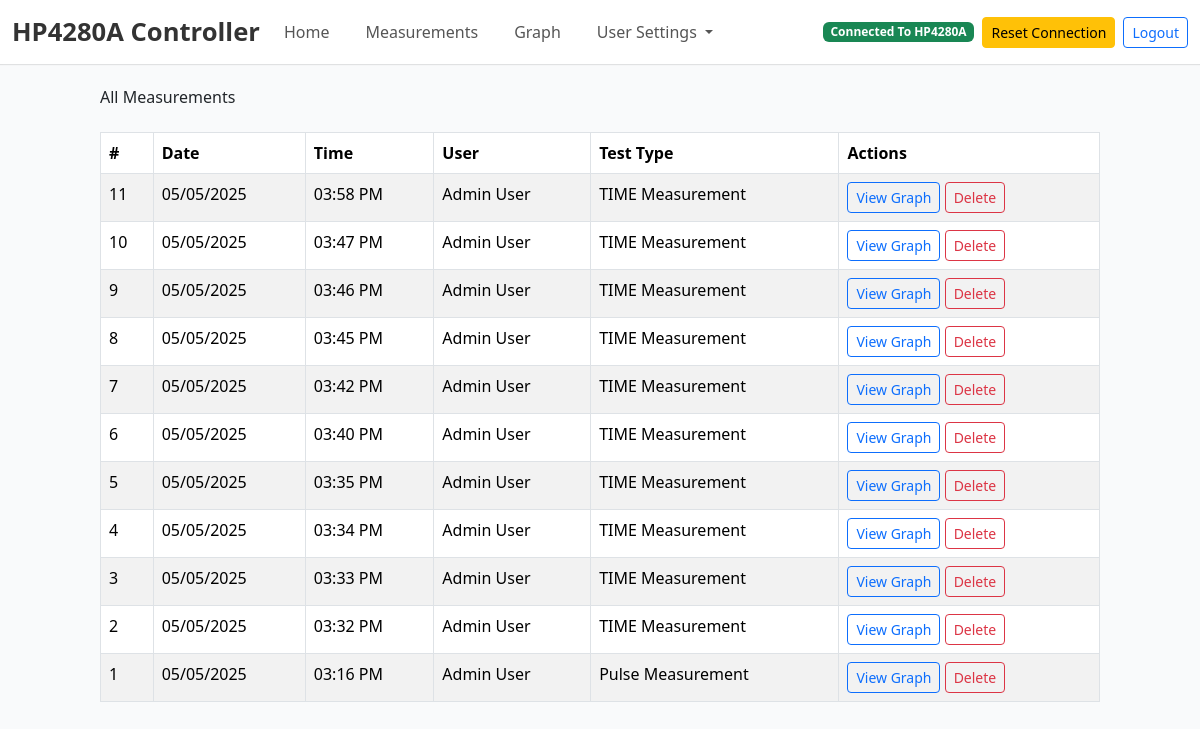
Page /admin_measure (signed in) on the committed database.
### tables this page shows
CREATE TABLE measurements (
            measurement_id INTEGER PRIMARY KEY AUTOINCREMENT,
            date_recorded DATE NOT NULL,
            time_recorded TIME NOT NULL,
            user_id INTEGER NOT NULL,
            test_type TEXT NOT NULL,
            csv_file_path TEXT,
            FOREIGN KEY (user_id) REFERENCES users (id)
        );

### main.py (the view)
@app.route('/admin_measure', methods=["GET"])
def admin_measure():
    if 'email' not in session:
        flash("Please log in to access this page.", "error")
        return redirect(url_for("login"))
    user = get_user_by_email(session['email'])
    if not user:
        flash("User not found. Please log in again.", "error")
        return redirect(url_for("login"))
    if user[5] == 0:  # Check the `is_admin` value
        flash("You do not have permission to access this page.", "error")
        return redirect(url_for("home"))
    conn = sqlite3.connect(DB_path)
    cursor = conn.cursor()
    cursor.execute('''
        SELECT m.measurement_id, m.date_recorded, m.time_recorded, u.first_name || ' ' || u.last_name AS full_name, m.test_type
        FROM measurements m
        JOIN users u ON m.user_id = u.id
        ORDER BY m.date_recorded DESC, m.time_recorded DESC
    ''')
    measurements = cursor.fetchall()
    conn.close()
    return render_template("admin_measure.html", measurements=measurements)

### database.py (called while the page is built)
def get_user_by_email(email):
    conn = sqlite3.connect(DB_path)
    cursor = conn.cursor()
    cursor.execute('''
        SELECT * FROM users WHERE email = ?
    ''', (email,))
    user = cursor.fetchone()
    conn.close()
    return user

### main.py (called while the page is built, shortened)
@app.template_filter('datetimeformat')
def datetimeformat(value, format='%Y-%m-%d'):
    try:
        utc = pytz.utc
        dt = datetime.strptime(value, '%Y-%m-%d %H:%M:%S')
        dt = utc.localize(dt)
        eastern = timezone('US/Eastern')
        dt = dt.astimezone(eastern)
    except ValueError:
        try:
            dt = datetime.strptime(value, '%Y-%m-%d')
            dt = pytz.utc.localize(dt)  # Handle as UTC
            eastern = timezone('US/Eastern')
            dt = dt.astimezone(eastern)
        except ValueError:
            try:
                dt = datetime.strptime(value, '%H:%M:%S')
            except ValueError:
                return value
    return dt.strftime(format)

@app.context_processor
def inject_user_info():
    if 'email' in session:
        user = get_user_by_email(session['email'])
        if user:
            return {
                'username': f"{user[1]} {user[2]}",  # First name and last name
                'user_id': user[0],  # User ID
                'email': user[3],  # Email
                'is_admin': user[5] == 1  # Check if the user is an admin (assuming `is_admin` is the 6th column)
            }

@app.context_processor
def inject_connection_status():
    if 'email' in session and session['email'] in gpib_connections:
        ctrl = gpib_connections[session['email']]
        if hasattr(ctrl, 'conn') and hasattr(ctrl.conn, 'check_connection'):
            connected = ctrl.conn.check_connection()
            return {
                'connection_status': 'success' if connected else 'failure',
                'terminal_output': ["Connected to device." if connected else "Not connected."]
            }
    return {
        'connection_status': 'failure',
        'terminal_output': ["No connection."]
    }

### visacon.py (called while the page is built, shortened)
    def check_connection(self, force_check=False):
        return self.connected  # NEW: This now safely returns the explicitly managed attribute

### templates/admin_measure.html (shortened to what this page needs)
{% extends "base.html" %}
{% block content %}
<div class="container mt-4">
    <h2 class="mb-4">All Measurements</h2>
    {% if measurements %}
        <table class="table table-striped table-bordered">
            <thead>
                <tr>
                    <th>#</th>
                    <th>Date</th>
                    <th>Time</th>
                    <th>User</th>
                    <th>Test Type</th>
                    <th>Actions</th>
                </tr>
            </thead>
            <tbody>
                {% for measurement in measurements %}
                    <tr>
                        <td>{{ measurement[0] }}</td>
                        <td>{{ measurement[1] | datetimeformat('%m/%d/%Y') }}</td>
                        <td>{{ measurement[2] | datetimeformat('%I:%M %p') }}</td>
                        <td>{{ measurement[3] }}</td>
                        <td>{{ measurement[4] }}</td>
                        <td>
                            <a href="{{ url_for('view_measurement', measurement_id=measurement[0]) }}" class="btn btn-outline-primary btn-sm">View Graph</a>
                            <form action="{{ url_for('delete_measurement', measurement_id=measurement[0]) }}" method="POST" style="display:inline;">
                                <button type="submit" class="btn btn-outline-danger btn-sm" onclick="return confirm('Are you sure you want to delete this measurement?');">Delete</button>
                            </form>
                        </td>
                    </tr>
                {% endfor %}
            </tbody>
        </table>
    {% else %}
        <p>No measurements found.</p>
    {% endif %}
</div>
{% endblock %}

### rows in the picture
measurements: measurement_id "11", date_recorded "05/05/2025", time_recorded "03:58 PM", measurement "Admin User", test_type "TIME Measurement"
measurements: measurement_id "10", date_recorded "05/05/2025", time_recorded "03:47 PM", measurement "Admin User", test_type "TIME Measurement"
measurements: measurement_id "9", date_recorded "05/05/2025", time_recorded "03:46 PM", measurement "Admin User", test_type "TIME Measurement"
measurements: measurement_id "8", date_recorded "05/05/2025", time_recorded "03:45 PM", measurement "Admin User", test_type "TIME Measurement"
measurements: measurement_id "7", date_recorded "05/05/2025", time_recorded "03:42 PM", measurement "Admin User", test_type "TIME Measurement"
measurements: measurement_id "6", date_recorded "05/05/2025", time_recorded "03:40 PM", measurement "Admin User", test_type "TIME Measurement"
measurements: measurement_id "5", date_recorded "05/05/2025", time_recorded "03:35 PM", measurement "Admin User", test_type "TIME Measurement"
measurements: measurement_id "4", date_recorded "05/05/2025", time_recorded "03:34 PM", measurement "Admin User", test_type "TIME Measurement"
measurements: measurement_id "3", date_recorded "05/05/2025", time_recorded "03:33 PM", measurement "Admin User", test_type "TIME Measurement"
measurements: measurement_id "2", date_recorded "05/05/2025", time_recorded "03:32 PM", measurement "Admin User", test_type "TIME Measurement"
measurements: measurement_id "1", date_recorded "05/05/2025", time_recorded "03:16 PM", measurement "Admin User", test_type "Pulse Measurement"
